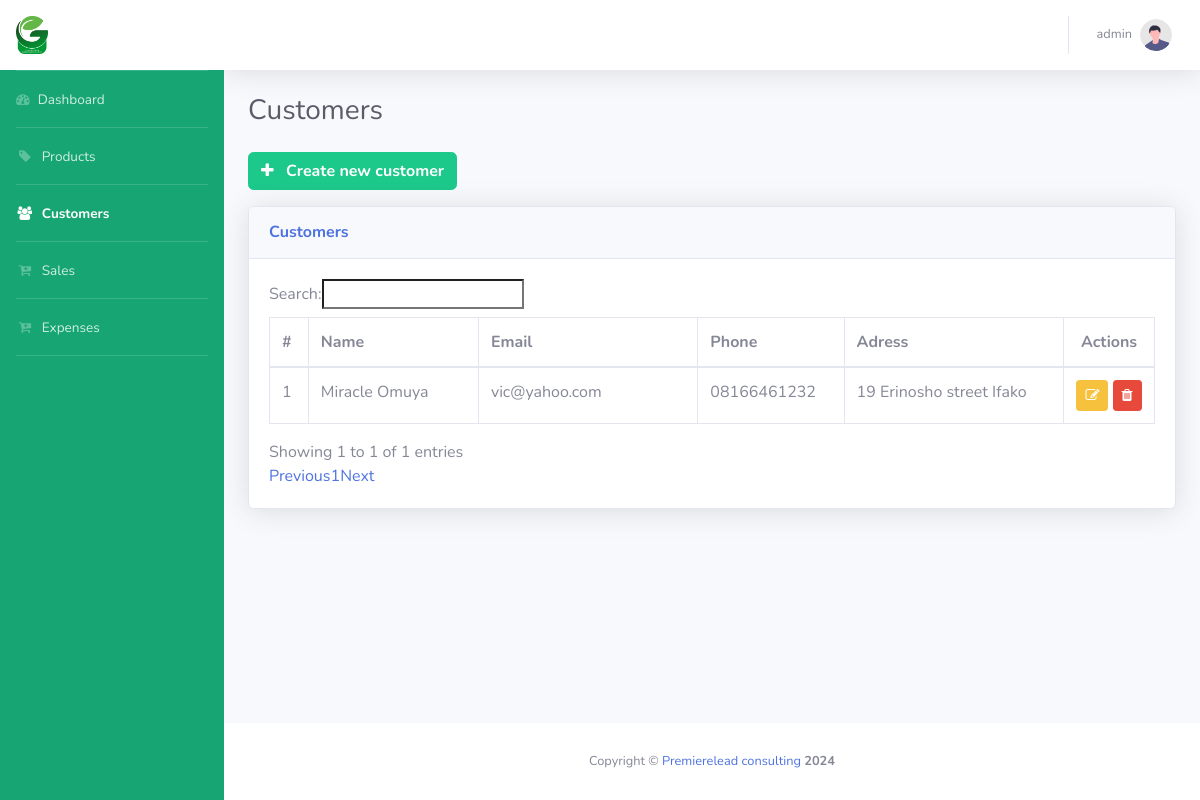
The page /customers/ (signed in) on the database its author committed.
### customers/models.py (models this page shows, shortened)
class Customer(models.Model):
    first_name = models.CharField(max_length=256, blank=True, null=True)
    last_name = models.CharField(max_length=256, blank=True, null=True)
    address = models.TextField(max_length=256, blank=True, null=True)
    email = models.EmailField(max_length=256, blank=True, null=True)
    phone = models.CharField(max_length=30, blank=True, null=True)
    class Meta:
        db_table = 'Customers'
    def get_full_name(self):
        return self.first_name + " " + self.last_name

### customers/views.py (the view)
# urls.py: path('', views.customers_list_view, name='customers_list'),
@login_required(login_url="/accounts/login/")
def customers_list_view(request):
    context = {
        "active_icon": "customers",
        "customers": Customer.objects.all()
    }
    return render(request, "customers/customers.html", context=context)

### templates/customers/customers.html (shortened to what this page needs)
{% extends "pos/base.html" %}
{% load static %}
{% block heading %}Customers{% endblock heading %}
{% block content %}
    <div class="row ml-0 mb-3">
        <a href="{% url 'customers:customers_add' %}">
            <button type="button" class="btn btn-success font-weight-bold">
                    <i class="fa fa-plus mr-2"></i>
                    Create new customer
            </button>
        </a>
    </div>
    <div class="card shadow mb-12">
        <div class="card-header py-3">
            <h6 class="m-0 font-weight-bold text-primary">Customers</h6>
        </div>
        <div class="card-body">
            <div class="table-responsive">
                <table class="table table-bordered table-hover" id="dataTable" width="100%" cellspacing="0">
                    <thead>
                        <tr>
                            <th style="width:5%">#</th>
                            <th style="width:20%">Name</th>
                            <th style="width:25%">Email</th>
                            <th style="width:15%">Phone</th>
                            <th style="width:25%">Adress</th>
                            <th class="text-center" style="width:10%">Actions</th>
                        </tr>
                    </thead>
                    <tbody>
                        {% for c in customers %}
                        <tr>
                            <td>{{forloop.counter}}</td>
                            <td>{{c.get_full_name}}</td>
                            <td>{{c.email}}</td>
                            <td>{{c.phone}}</td>
                            <td>{{c.address}}</td>
                            <td class="text-center">
                                <a href="{% url 'customers:customers_update' c.id %}" class="text-decoration-none">
                                    <button type="button" class="btn btn-warning btn-sm" data-bs-toggle="tooltip" title="Update customer">
                                        <i class="fa fa-edit"></i>
                                    </button>
                                </a>
                                <a class="text-decoration-none">
                                    <button rel="delete" type="button" class="btn btn-danger btn-sm" data-toggle="modal" data-target="#exampleModal">
                                        <i class="fa fa-trash"></i>
                                    </button>
                                </a>
                            </td>
                        </tr>
                        {% endfor %}
                    </tbody>
                </table>
            </div>
        </div>
    </div>
{% endblock content %}

### templates/pos/navbar.html (shortened to what this page needs)
{% load static %}
<nav class="navbar navbar-expand navbar-light bg-white topbar mb-4 static-top shadow">
    <ul class="navbar-nav ml-auto">
        <li class="nav-item dropdown no-arrow">
            <a class="nav-link dropdown-toggle" href="#" id="userDropdown" role="button"
                data-toggle="dropdown" aria-haspopup="true" aria-expanded="false">
                <span class="mr-2 d-none d-lg-inline text-gray-600 small">{{request.user.username}}</span>
                <img class="img-profile rounded-circle"
                    src="{% static 'img/undraw_profile.svg' %}">
            </a>
        </li>
    </ul>
</nav>

### rows shown on the page
Customer: get_full_name "Miracle Omuya", email "vic@yahoo.com", phone "08166461232", address "19 Erinosho street Ifako"

### other values the page prints
{{ request.user.username }} "admin"
